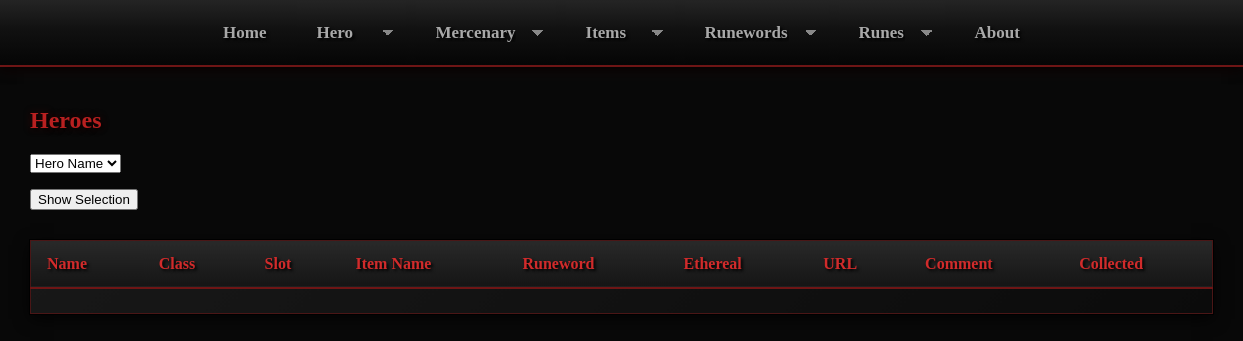
Before: /show_hero with the older database file.
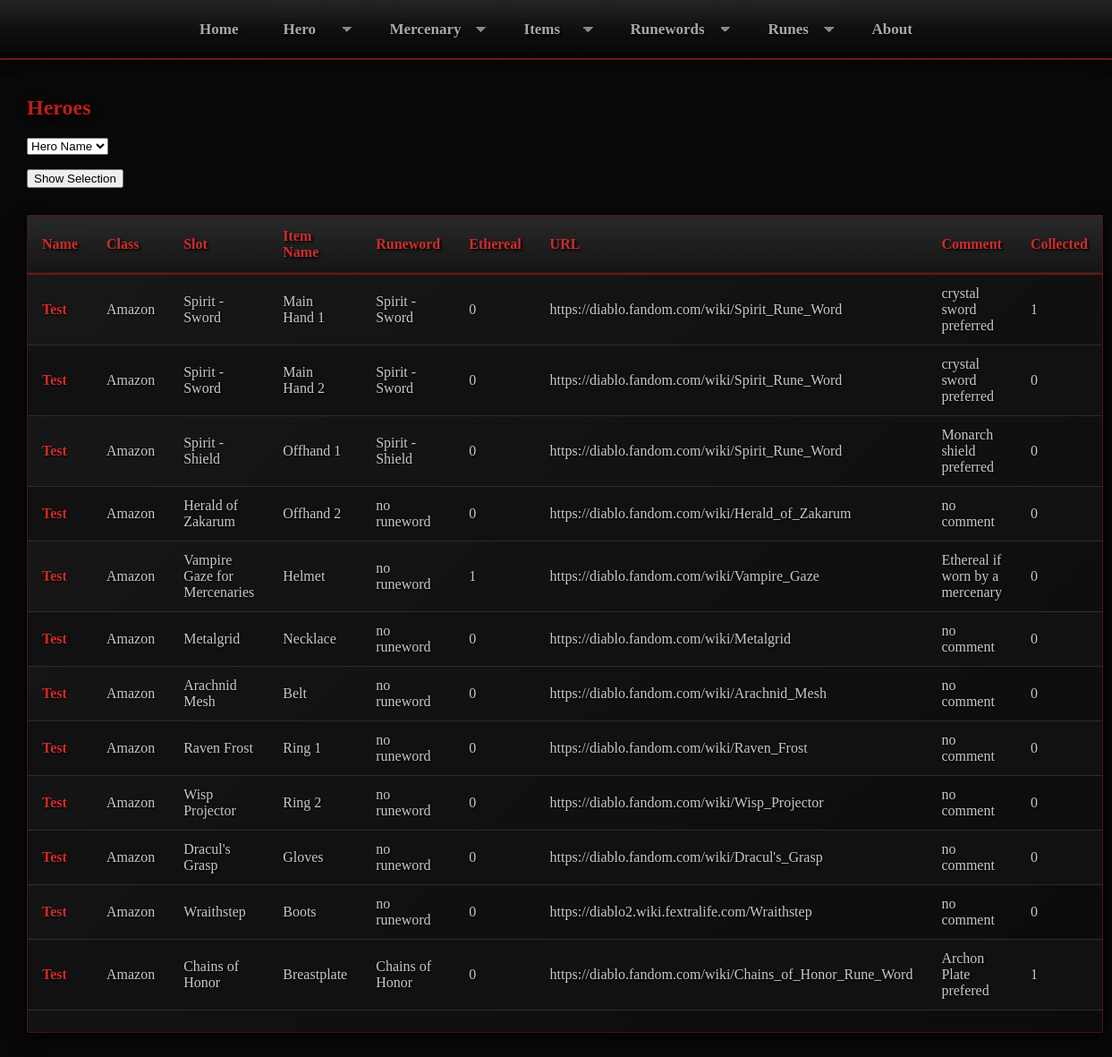
After: the same page with the newer database file.
### tables this page shows
CREATE TABLE hero_items (
    id INTEGER PRIMARY KEY,
    hero_id INTEGER NOT NULL,
    slot_id INTEGER NOT NULL,
    item_id INTEGER,
    collected BOOLEAN NOT NULL DEFAULT 0 CHECK (collected IN (0, 1))
);

CREATE TABLE heroes (
    id INTEGER PRIMARY KEY,
    name TEXT NOT NULL,
    class_id INTEGER NOT NULL,
    FOREIGN KEY (class_id) REFERENCES hero_classes(id)
);

CREATE TABLE hero_classes (
    id INTEGER PRIMARY KEY,
    name TEXT NOT NULL UNIQUE
);

CREATE TABLE items (
    id INTEGER PRIMARY KEY,
    name TEXT NOT NULL,
    type INTEGER NOT NULL,
    item_class INTEGER,
    runeword_name TEXT,
    ethereal BOOLEAN NOT NULL DEFAULT 0 CHECK (ethereal IN (0, 1)),
    url TEXT,
    comment TEXT,
    FOREIGN KEY (type) REFERENCES item_types(id),
    FOREIGN KEY (item_class) REFERENCES item_classes(id)
);

CREATE TABLE hero_slots (
    id INTEGER PRIMARY KEY,
    name TEXT NOT NULL,
    position INTEGER NOT NULL UNIQUE
);

### app.py (the view, shortened to what this page needs)
@app.route("/show_hero", methods=["GET", "POST"])
def show_hero():
    img = None
    heroes = db.execute("""
        SELECT
            h.id AS hero_id,
            h.name AS hero_name,
            hc.name AS hero_class,
            i.name AS item_name,
            hs.name AS slot,
            i.runeword_name AS runeword_name,
            i.ethereal AS ethereal,
            i.url AS url,
            i.comment AS comment,
            hi.collected AS collected
        FROM hero_items hi
        JOIN heroes h ON hi.hero_id = h.name
        JOIN hero_slots hs ON hi.slot_id = hs.position
        JOIN items i ON i.id = hi.item_id
        JOIN hero_classes hc ON hc.id = h.class_id;
    """)
    hero_names = db.execute("SELECT id, name FROM heroes;")
    return render_template("show_hero.html", heroes=heroes, hero_names=hero_names, img=img)

### templates/show_hero.html (shortened to what this page needs)
{% extends "layout.html" %}
{% block content %}
<div class="section">
    <h2>Heroes</h2>
    <form action="/show_hero" method="post">
        <div>
            <p>
                <select name="name" required>
                    <option value="" disabled selected>Hero Name</option>
                </select>
            </p>
        </div>
        <button type="submit">Show Selection</button>
    </form>
    <table>
        <thead>
        <tr>
            <th>Name</th>
            <th>Class</th>
            <th>Slot</th>
            <th>Item Name</th>
            <th>Runeword</th>
            <th>Ethereal</th>
            <th>URL</th>
            <th>Comment</th>
            <th>Collected</th>
        </tr>
        </thead>
        <tbody>
        {% for hero in heroes %}
        <tr>
            <td>{{ hero.hero_name }}</td>
            <td>{{ hero.hero_class }}</td>
            <td>{{ hero.item_name }}</td>
            <td>{{ hero.slot }}</td>
            <td>{{ hero.runeword_name }}</td>
            <td>{{ hero.ethereal }}</td>
            <td>{{ hero.url }}</td>
            <td>{{ hero.comment }}</td>
            <td>{{ hero.collected }}</td>
        </tr>
        {% endfor %}
        <tr>
            <td>
            </td>
        </tr>
        </tbody>
    </table>
</div>
{% endblock %}

Changed rows visible on the page:
added hero_items: hero_name "Test", hero_class "Amazon", item_name "Spirit - Sword", slot "Main Hand 1", runeword_name "Spirit - Sword", ethereal "0", url "https://diablo.fandom.com/wiki/Spirit_Rune_Word", comment "crystal sword preferred", collected "1"
added hero_items: hero_name "Test", hero_class "Amazon", item_name "Spirit - Sword", slot "Main Hand 2", runeword_name "Spirit - Sword", ethereal "0", url "https://diablo.fandom.com/wiki/Spirit_Rune_Word", comment "crystal sword preferred", collected "0"
added hero_items: hero_name "Test", hero_class "Amazon", item_name "Spirit - Shield", slot "Offhand 1", runeword_name "Spirit - Shield", ethereal "0", url "https://diablo.fandom.com/wiki/Spirit_Rune_Word", comment "Monarch shield preferred", collected "0"
added hero_items: hero_name "Test", hero_class "Amazon", item_name "Herald of Zakarum", slot "Offhand 2", runeword_name "no runeword", ethereal "0", url "https://diablo.fandom.com/wiki/Herald_of_Zakarum", comment "no comment", collected "0"
added hero_items: hero_name "Test", hero_class "Amazon", item_name "Vampire Gaze for Mercenaries", slot "Helmet", runeword_name "no runeword", ethereal "1", url "https://diablo.fandom.com/wiki/Vampire_Gaze", comment "Ethereal if worn by a mercenary", collected "0"
added hero_items: hero_name "Test", hero_class "Amazon", item_name "Metalgrid", slot "Necklace", runeword_name "no runeword", ethereal "0", url "https://diablo.fandom.com/wiki/Metalgrid", comment "no comment", collected "0"
added hero_items: hero_name "Test", hero_class "Amazon", item_name "Arachnid Mesh", slot "Belt", runeword_name "no runeword", ethereal "0", url "https://diablo.fandom.com/wiki/Arachnid_Mesh", comment "no comment", collected "0"
added hero_items: hero_name "Test", hero_class "Amazon", item_name "Raven Frost", slot "Ring 1", runeword_name "no runeword", ethereal "0", url "https://diablo.fandom.com/wiki/Raven_Frost", comment "no comment", collected "0"
added hero_items: hero_name "Test", hero_class "Amazon", item_name "Wisp Projector", slot "Ring 2", runeword_name "no runeword", ethereal "0", url "https://diablo.fandom.com/wiki/Wisp_Projector", comment "no comment", collected "0"
added hero_items: hero_name "Test", hero_class "Amazon", item_name "Dracul's Grasp", slot "Gloves", runeword_name "no runeword", ethereal "0", url "https://diablo.fandom.com/wiki/Dracul's_Grasp", comment "no comment", collected "0"
added hero_items: hero_name "Test", hero_class "Amazon", item_name "Wraithstep", slot "Boots", runeword_name "no runeword", ethereal "0", url "https://diablo2.wiki.fextralife.com/Wraithstep", comment "no comment", collected "0"
added hero_items: hero_name "Test", hero_class "Amazon", item_name "Chains of Honor", slot "Breastplate", runeword_name "Chains of Honor", ethereal "0", url "https://diablo.fandom.com/wiki/Chains_of_Honor_Rune_Word", comment "Archon Plate prefered", collected "1"
